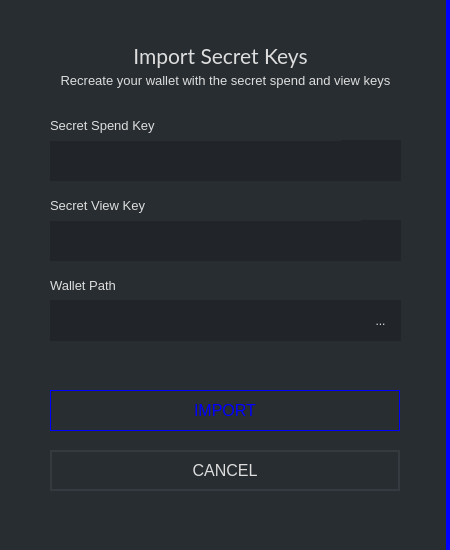
<?xml version="1.0" encoding="UTF-8"?>
<ui version="4.0">
 <class>importSecretKeys</class>
 <widget class="QDialog" name="importSecretKeys">
  <property name="geometry">
   <rect>
    <x>0</x>
    <y>0</y>
    <width>450</width>
    <height>550</height>
   </rect>
  </property>
  <property name="windowTitle">
   <string>Dialog</string>
  </property>
  <property name="styleSheet">
   <string notr="true">background-color: #212529; color: #ddd; border: 0px;</string>
  </property>
  <widget class="QGroupBox" name="groupBox">
   <property name="geometry">
    <rect>
     <x>0</x>
     <y>0</y>
     <width>450</width>
     <height>550</height>
    </rect>
   </property>
   <property name="styleSheet">
    <string notr="true">background-color: #282d31; border-right: 4px solid blue;</string>
   </property>
   <property name="title">
    <string/>
   </property>
   <widget class="QLineEdit" name="m_viewKey">
    <property name="geometry">
     <rect>
      <x>50</x>
      <y>220</y>
      <width>351</width>
      <height>41</height>
     </rect>
    </property>
    <property name="minimumSize">
     <size>
      <width>0</width>
      <height>31</height>
     </size>
    </property>
    <property name="font">
     <font>
      <family>Lato</family>
      <pointsize>9</pointsize>
     </font>
    </property>
    <property name="styleSheet">
     <string notr="true">background-color: #212529;
border-right: 0px;
color: #e5e5e5;
padding: 5px;
</string>
    </property>
   </widget>
   <widget class="QLineEdit" name="m_spendKey">
    <property name="geometry">
     <rect>
      <x>50</x>
      <y>140</y>
      <width>351</width>
      <height>41</height>
     </rect>
    </property>
    <property name="minimumSize">
     <size>
      <width>0</width>
      <height>31</height>
     </size>
    </property>
    <property name="font">
     <font>
      <family>Lato</family>
      <pointsize>9</pointsize>
     </font>
    </property>
    <property name="styleSheet">
     <string notr="true">background-color: #212529;
border-right: 0px;
color: #e5e5e5;
padding: 5px;
</string>
    </property>
   </widget>
   <widget class="QLabel" name="label">
    <property name="geometry">
     <rect>
      <x>50</x>
      <y>110</y>
      <width>291</width>
      <height>31</height>
     </rect>
    </property>
    <property name="font">
     <font>
      <pointsize>-1</pointsize>
     </font>
    </property>
    <property name="styleSheet">
     <string notr="true">color: #ddd;border-right: 0px;font-size: 13px;</string>
    </property>
    <property name="text">
     <string>Secret Spend Key</string>
    </property>
   </widget>
   <widget class="QLabel" name="label_2">
    <property name="geometry">
     <rect>
      <x>50</x>
      <y>270</y>
      <width>321</width>
      <height>31</height>
     </rect>
    </property>
    <property name="font">
     <font>
      <pointsize>-1</pointsize>
     </font>
    </property>
    <property name="styleSheet">
     <string notr="true">color: #ddd;border-right: 0px;font-size: 13px;</string>
    </property>
    <property name="text">
     <string>Wallet Path</string>
    </property>
   </widget>
   <widget class="QLabel" name="label_3">
    <property name="geometry">
     <rect>
      <x>50</x>
      <y>190</y>
      <width>311</width>
      <height>31</height>
     </rect>
    </property>
    <property name="font">
     <font>
      <pointsize>-1</pointsize>
     </font>
    </property>
    <property name="styleSheet">
     <string notr="true">color: #ddd;border-right: 0px;font-size: 13px;</string>
    </property>
    <property name="text">
     <string>Secret View Key</string>
    </property>
   </widget>
   <widget class="QLineEdit" name="m_pathEdit">
    <property name="geometry">
     <rect>
      <x>50</x>
      <y>300</y>
      <width>351</width>
      <height>41</height>
     </rect>
    </property>
    <property name="minimumSize">
     <size>
      <width>0</width>
      <height>31</height>
     </size>
    </property>
    <property name="font">
     <font>
      <family>Lato</family>
      <pointsize>9</pointsize>
     </font>
    </property>
    <property name="styleSheet">
     <string notr="true">background-color: #212529;
border-right: 0px;
color: #e5e5e5;
padding: 5px;
</string>
    </property>
   </widget>
   <widget class="QToolButton" name="m_selectPathButton">
    <property name="geometry">
     <rect>
      <x>360</x>
      <y>300</y>
      <width>41</width>
      <height>41</height>
     </rect>
    </property>
    <property name="styleSheet">
     <string notr="true">background-color: #212529;
border-right: 0px;
color: #ddd;
padding: 5px;
</string>
    </property>
    <property name="text">
     <string>...</string>
    </property>
   </widget>
   <widget class="QPushButton" name="m_cancelButton">
    <property name="geometry">
     <rect>
      <x>50</x>
      <y>450</y>
      <width>350</width>
      <height>41</height>
     </rect>
    </property>
    <property name="minimumSize">
     <size>
      <width>131</width>
      <height>31</height>
     </size>
    </property>
    <property name="font">
     <font>
      <pointsize>-1</pointsize>
     </font>
    </property>
    <property name="styleSheet">
     <string notr="true">color: #ddd; border: 2px solid #343a40; font-size: 16px; background-color: #21259;</string>
    </property>
    <property name="text">
     <string>CANCEL</string>
    </property>
   </widget>
   <widget class="QPushButton" name="m_okButton">
    <property name="geometry">
     <rect>
      <x>50</x>
      <y>390</y>
      <width>350</width>
      <height>41</height>
     </rect>
    </property>
    <property name="minimumSize">
     <size>
      <width>131</width>
      <height>31</height>
     </size>
    </property>
    <property name="font">
     <font>
      <pointsize>-1</pointsize>
     </font>
    </property>
    <property name="styleSheet">
     <string notr="true">color: blue; background-color: #1; border: 1px solid blue; font-size: 16px;</string>
    </property>
    <property name="text">
     <string>IMPORT</string>
    </property>
   </widget>
   <widget class="QLabel" name="label_4">
    <property name="geometry">
     <rect>
      <x>0</x>
      <y>40</y>
      <width>441</width>
      <height>31</height>
     </rect>
    </property>
    <property name="font">
     <font>
      <family>Lato</family>
      <pointsize>16</pointsize>
     </font>
    </property>
    <property name="styleSheet">
     <string notr="true">color: #ddd; border-right: 0px;</string>
    </property>
    <property name="text">
     <string>Import Secret Keys</string>
    </property>
    <property name="alignment">
     <set>Qt::AlignCenter</set>
    </property>
   </widget>
   <widget class="QLabel" name="label_5">
    <property name="geometry">
     <rect>
      <x>50</x>
      <y>70</y>
      <width>351</width>
      <height>21</height>
     </rect>
    </property>
    <property name="font">
     <font>
      <pointsize>-1</pointsize>
     </font>
    </property>
    <property name="styleSheet">
     <string notr="true">color: #ddd;border-right: 0px;font-size: 13px;</string>
    </property>
    <property name="text">
     <string>Recreate your wallet with the secret spend and view keys</string>
    </property>
    <property name="alignment">
     <set>Qt::AlignCenter</set>
    </property>
   </widget>
  </widget>
 </widget>
 <resources/>
 <connections>
  <connection>
   <sender>m_selectPathButton</sender>
   <signal>clicked()</signal>
   <receiver>importSecretKeys</receiver>
   <slot>selectPathClicked()</slot>
   <hints>
    <hint type="sourcelabel">
     <x>620</x>
     <y>54</y>
    </hint>
    <hint type="destinationlabel">
     <x>323</x>
     <y>65</y>
    </hint>
   </hints>
  </connection>
  <connection>
   <sender>m_cancelButton</sender>
   <signal>clicked()</signal>
   <receiver>importSecretKeys</receiver>
   <slot>reject()</slot>
   <hints>
    <hint type="sourcelabel">
     <x>439</x>
     <y>133</y>
    </hint>
    <hint type="destinationlabel">
     <x>324</x>
     <y>79</y>
    </hint>
   </hints>
  </connection>
  <connection>
   <sender>m_okButton</sender>
   <signal>clicked()</signal>
   <receiver>importSecretKeys</receiver>
   <slot>accept()</slot>
   <hints>
    <hint type="sourcelabel">
     <x>570</x>
     <y>133</y>
    </hint>
    <hint type="destinationlabel">
     <x>324</x>
     <y>79</y>
    </hint>
   </hints>
  </connection>
 </connections>
</ui>
